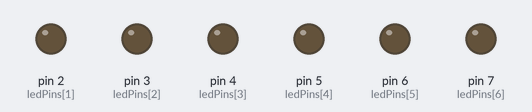
A sketch run on a simulated Arduino Uno, built with avr-gcc and run on an emulated ATmega328P. On the bench: output pins drawn as LEDs (lit = HIGH).

Above: at 0.5 s.
At 2.5 s:
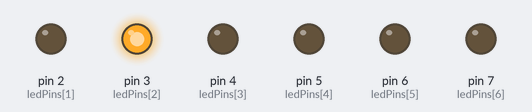
At 3.5 s:
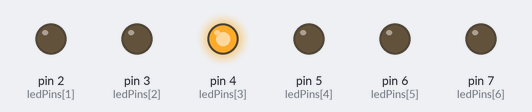
At 4.5 s:
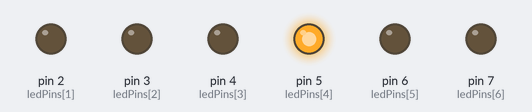
At 6.5 s:
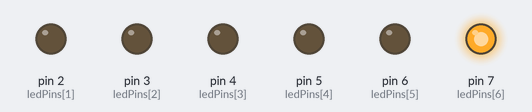
At 8.5 s:
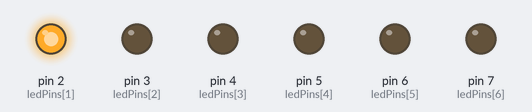
Timing chart, 0 to 9.1 s (numbered marks = the images above):
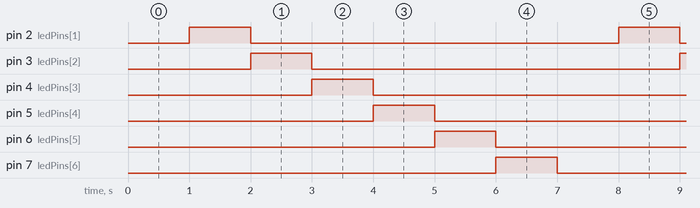

The sketch:

powerful_borwo1.ino
```cpp
int ledPins[] = {1 , 2, 3, 4, 5 , 6 ,7};
int numLEDs = sizeof(ledPins) / sizeof(ledPins[0]);

void setup() {
  for (int i = 1; i < numLEDs; i++) {
    pinMode(ledPins[i], OUTPUT);
  }
}

void loop() {
  for (int i = 0; i < numLEDs; i++) {
    digitalWrite(ledPins[i], HIGH);
    delay(1000);
    digitalWrite(ledPins[i], LOW);
  }
}
```

Measured:
- by itself, pin 2 (ledPins[1]), pin 3 (ledPins[2]), pin 4 (ledPins[3]), pin 5 (ledPins[4]), pin 6 (ledPins[5]), pin 7 (ledPins[6]): alternates HIGH for 1.0 s and LOW for 6.0 s
- by itself, everything shown: repeats every 7.0 s, in 7 steps
